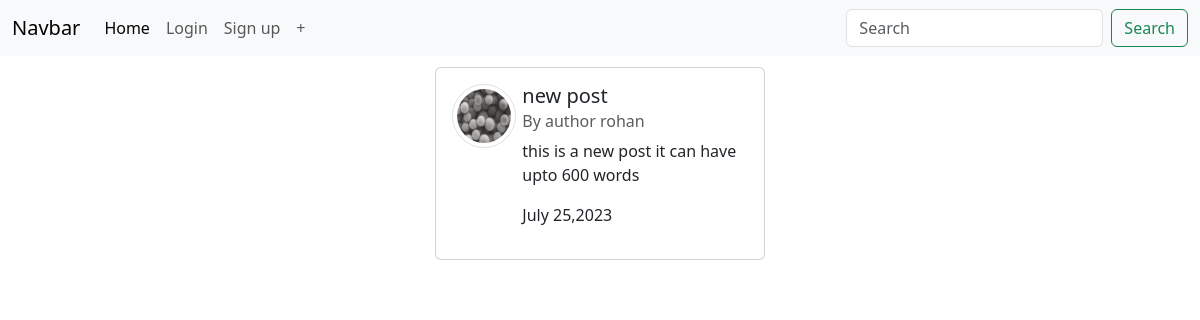
The page /post/8/ on the database its author committed.
### blog/models.py (models this page shows, shortened)
class post(models.Model):
    title = models.CharField(max_length=50)
    content =models.CharField(max_length=500)
    author = models.ForeignKey(User , on_delete=models.CASCADE)
    date = models.DateTimeField(default= timezone.now)

### users/models.py (models this page shows, shortened)
class Profile (models.Model):
    user=models.OneToOneField(User, on_delete=models.CASCADE)
    image = models.ImageField(default ='default.jpg', upload_to='profile_pics')

### blog/views.py (the view)
# urls.py: path("post/<int:pk>/", PostDetailView.as_view(), name="post-detail"),
class PostDetailView(DetailView):
    model = post
    template_name ='post_detail.html'

### templates/post_detail.html (shortened to what this page needs)
{% extends 'index.html' %}
{% block body %}
<div style="display: flex;flex-direction: column;  ;">
<div class="c" style="display:flex;flex-direction:column ;align-items:center;justify-content: center; align-items:center; margin: 2.5%; ">
    <div class="card" style="max-width:80% ; display:flex;">
      <div class="card-body" style="display:flex">
        <img class="rounded-circle img-thumbnail" style="height:64px; width:64px"src="{{object.author.profile.image.url}}">
        <div style="display: flex; flex-direction: column; margin-left: 2%;">
        <h5 class="card-title">{{object.title}}</h5>
        <h6 class="card-subtitle mb-2 text-body-secondary">By author {{object.author}}</h6>
        <p class="card-text">{{object.content}}</p>
        <p class="">{{object.date|date:"F d,Y"}}</p>
      </div>
      </div>
    </div>
  </div>
{% endblock body %}

### rows shown on the page
post: author.profile.image (picture), title "new post", author "rohan", content "this is a new post it can have upto 600 words", date "July 25,2023"
